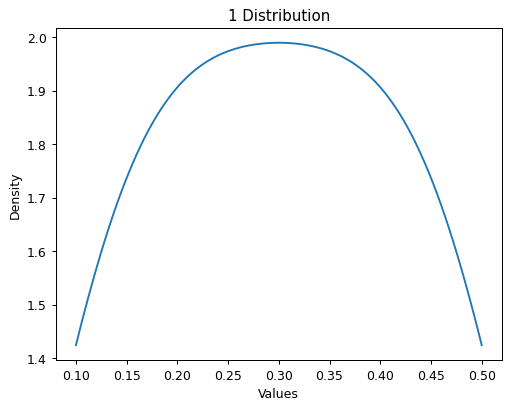

Here is the Python script that generated this plot:
data = bp.Dataset()
data['1'] = [.1, .1, .2, .2, .3, .3, .4, .4, .5, .5]
data.plot(scope='1')
